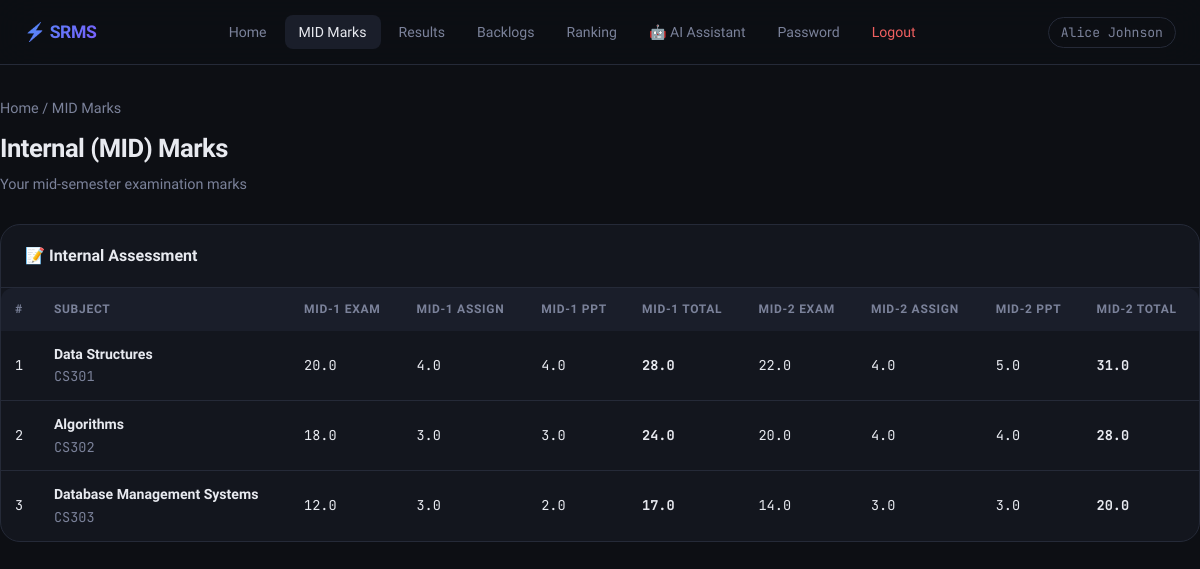
Screenshot of /student/mid_marks (signed in) with the database file from the repository.
### tables this page shows
CREATE TABLE internal_marks (
            id              INTEGER PRIMARY KEY AUTOINCREMENT,
            student_id      TEXT,
            subject_code    TEXT,
            mid1_exam       REAL DEFAULT 0,
            mid1_assignment REAL DEFAULT 0,
            mid1_ppt        REAL DEFAULT 0,
            mid2_exam       REAL DEFAULT 0,
            mid2_assignment REAL DEFAULT 0,
            mid2_ppt        REAL DEFAULT 0,
            UNIQUE(student_id, subject_code)
        );

### app.py (the view)
@app.route('/student/mid_marks')
@student_required
def student_mid_marks():
    con = get_db(); cur = con.cursor()
    marks = _all(cur, """
        SELECT im.*, COALESCE(fs.subject_name, im.subject_code) AS subject_name
        FROM   internal_marks im
        LEFT JOIN faculty_subjects fs ON im.subject_code=fs.subject_code
        WHERE  im.student_id=?
    """, (session['hallticket'],))
    con.close()
    return render_template('student_mid_marks.html', marks=marks)

### app.py (called while the page is built)
def get_db():
    con = sqlite3.connect(DB_PATH)
    con.row_factory = sqlite3.Row   # rows behave like dicts
    con.execute("PRAGMA foreign_keys = ON")
    return con

def _all(cur, sql, params=()):
    return [dict(r) for r in cur.execute(sql, params).fetchall()]

def student_required(f):
    @wraps(f)
    def d(*a, **kw):
        if session.get('role') != 'student': return redirect(url_for('student_login'))
        return f(*a, **kw)
    return d

### templates/student_mid_marks.html (shortened to what this page needs)
{% extends 'base.html' %}
{% block nav_links %}
  <a href="{{ url_for('student_dashboard') }}">Home</a>
  <a href="{{ url_for('student_mid_marks') }}" class="active">MID Marks</a>
  <a href="{{ url_for('student_results') }}">Results</a>
  <a href="{{ url_for('student_backlogs') }}">Backlogs</a>
  <a href="{{ url_for('student_ranking') }}">Ranking</a>
  <a href="{{ url_for('backlog_assistant') }}">🤖 AI Assistant</a>
  <a href="{{ url_for('student_change_password') }}">Password</a>
  <a href="{{ url_for('logout') }}" class="logout">Logout</a>
{% endblock %}
{% block content %}
<div class="container page-wrap">
  <div class="page-header">
    <p class="breadcrumb"><a href="{{ url_for('student_dashboard') }}">Home</a> / MID Marks</p>
    <h1>Internal (MID) Marks</h1>
    <p>Your mid-semester examination marks</p>
  </div>
  {% if marks %}
  <div class="card">
    <div class="card-header"><h3>📝 Internal Assessment</h3></div>
    <div class="table-wrap">
      <table>
        <thead>
          <tr>
            <th>#</th>
            <th>Subject</th>
            <th>MID-1 Exam</th>
            <th>MID-1 Assign</th>
            <th>MID-1 PPT</th>
            <th>MID-1 Total</th>
            <th>MID-2 Exam</th>
            <th>MID-2 Assign</th>
            <th>MID-2 PPT</th>
            <th>MID-2 Total</th>
          </tr>
        </thead>
        <tbody>
          {% for m in marks %}
          <tr>
            <td class="td-num">{{ loop.index }}</td>
            <td>
              <strong>{{ m.subject_name }}</strong><br/>
              <span class="text-muted text-sm text-mono">{{ m.subject_code }}</span>
            </td>
            <td class="td-num">{{ m.mid1_exam or 0 }}</td>
            <td class="td-num">{{ m.mid1_assignment or 0 }}</td>
            <td class="td-num">{{ m.mid1_ppt or 0 }}</td>
            <td class="td-num"><strong>{{ (m.mid1_exam or 0) + (m.mid1_assignment or 0) + (m.mid1_ppt or 0) }}</strong></td>
            <td class="td-num">{{ m.mid2_exam or 0 }}</td>
            <td class="td-num">{{ m.mid2_assignment or 0 }}</td>
            <td class="td-num">{{ m.mid2_ppt or 0 }}</td>
            <td class="td-num"><strong>{{ (m.mid2_exam or 0) + (m.mid2_assignment or 0) + (m.mid2_ppt or 0) }}</strong></td>
          </tr>
          {% endfor %}
        </tbody>
      </table>
    </div>
  </div>
  {% else %}
  <div class="empty-state">
    <span class="empty-icon">📝</span>
    <p>No internal marks recorded yet.</p>
  </div>
  {% endif %}
</div>
{% endblock %}

### static/css/style.css (style rules this page uses)
:root { --bg: #0d0f14; --bg2: #13161e; --bg3: #1a1e2a; --border: #252a38; --border2: #2f3648; --text: #e8eaf0; --muted: #7b829a; --accent: #4f8ef7; --accent2: #7c5cfc; --green: #3ecf8e; --red: #f06060; --yellow: #f5c842; --orange: #f5884a; --radius: 12px; --radius-lg: 20px; --shadow: 0 4px 24px rgba(0,0,0,.5); --transition: .18s cubic-bezier(.4,0,.2,1); }
*, *::before, *::after { box-sizing: border-box; margin: 0; padding: 0; }
html { scroll-behavior: smooth; }
body { font-family: 'Sora', sans-serif; background: var(--bg); color: var(--text); min-height: 100vh; line-height: 1.6; font-size: 15px; }
a { color: var(--accent); text-decoration: none; }
.container { max-width: 1200px; margin: 0 auto; padding: 0 24px; }
.page-wrap { padding: 32px 0 64px; }
.nav-links a { color: var(--muted); font-size: .88rem; font-weight: 500; padding: 6px 14px; border-radius: 8px; transition: all var(--transition); }
.nav-links a:hover, .nav-links a.active { color: var(--text); background: var(--bg3); }
.nav-links a.logout { color: var(--red); }
.card { background: var(--bg2); border: 1px solid var(--border); border-radius: var(--radius-lg); overflow: hidden; margin-bottom: 24px; }
.card-header { padding: 18px 24px; border-bottom: 1px solid var(--border); display: flex; align-items: center; justify-content: space-between; gap: 12px; }
.card-header h3 { font-size: 1rem; font-weight: 700; }
.table-wrap { overflow-x: auto; border-radius: var(--radius); }
table { width: 100%; border-collapse: collapse; font-size: .88rem; }
thead tr { background: var(--bg3); }
thead th { padding: 12px 14px; text-align: left; font-size: .75rem; text-transform: uppercase; letter-spacing: .06em; color: var(--muted); font-weight: 700; white-space: nowrap; }
tbody tr { border-bottom: 1px solid var(--border); transition: background var(--transition); }
tbody tr:last-child { border-bottom: none; }
tbody td { padding: 12px 14px; }
.td-num { font-family: 'JetBrains Mono', monospace; font-size: .85rem; }
.page-header { margin-bottom: 28px; }
.page-header h1 { font-size: 1.6rem; font-weight: 800; letter-spacing: -.02em; margin-bottom: 4px; }
.page-header p { color: var(--muted); font-size: .9rem; }
.breadcrumb { font-size: .8rem; color: var(--muted); margin-bottom: 8px; }
.breadcrumb a { color: var(--muted); }
.text-muted { color: var(--muted); }
.text-sm { font-size: .85rem; }
.text-mono { font-family: 'JetBrains Mono', monospace; }

### rows the page displays
internal_marks: subject_name "Data Structures", subject_code "CS301", mid1_exam "20.0", mid1_assignment "4.0", mid1_ppt "4.0", mid1_exam+mid1_assignment+mid1_ppt "28.0", mid2_exam "22.0", mid2_assignment "4.0", mid2_ppt "5.0", mid2_exam+mid2_assignment+mid2_ppt "31.0"
internal_marks: subject_name "Algorithms", subject_code "CS302", mid1_exam "18.0", mid1_assignment "3.0", mid1_ppt "3.0", mid1_exam+mid1_assignment+mid1_ppt "24.0", mid2_exam "20.0", mid2_assignment "4.0", mid2_ppt "4.0", mid2_exam+mid2_assignment+mid2_ppt "28.0"
internal_marks: subject_name "Database Management Systems", subject_code "CS303", mid1_exam "12.0", mid1_assignment "3.0", mid1_ppt "2.0", mid1_exam+mid1_assignment+mid1_ppt "17.0", mid2_exam "14.0", mid2_assignment "3.0", mid2_ppt "3.0", mid2_exam+mid2_assignment+mid2_ppt "20.0"

### other values shown
{{ session['user'] }} "Alice Johnson"
